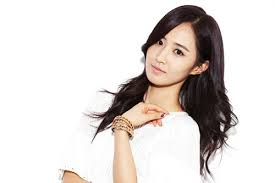
#> input picture snsd_classify/python1/src.jpg, 275 x 183 px
$ python -i increase_picture.py   (imports and definitions only)   (Python 2 division)
#> lines starting #> are read from the running program, lines starting #| are printed output that depends on the picture
#> further down, picture is the input picture: shape (183, 275, 3); mean B, G, R 212.5, 215.7, 221.8
#!/usr/bin/env python
# -*- coding: utf-8 -*-
#
# usage: ./increase_picture.py hogehoge.jpg
#

import cv2
import numpy as np
import sys
import os

# ヒストグラム均一化
def equalizeHistRGB(src):

    RGB = cv2.split(src)
    Blue   = RGB[0]
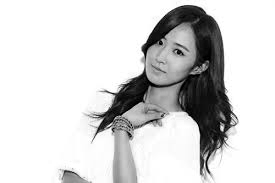
#> Blue: shape (183, 275); min 0, max 255, mean 212.5
    Green = RGB[1]
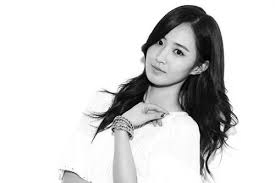
#> Green: shape (183, 275); min 0, max 255, mean 215.7
    Red    = RGB[2]
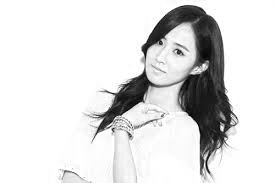
#> Red: shape (183, 275); min 1, max 255, mean 221.8
    for i in range(3):
        cv2.equalizeHist(RGB[i])

    img_hist = cv2.merge([RGB[0],RGB[1], RGB[2]])
    return img_hist

# ガウシアンノイズ
# [47 lines left out: functions addGaussianNoise, addSaltPepperNoise, filenamelist, fild_all_files, not called in this run]


# [88 lines not run here, left out]

>>> import cv2
>>> picture = cv2.imread('../python1/src.jpg')
>>> result = equalizeHistRGB(picture)
